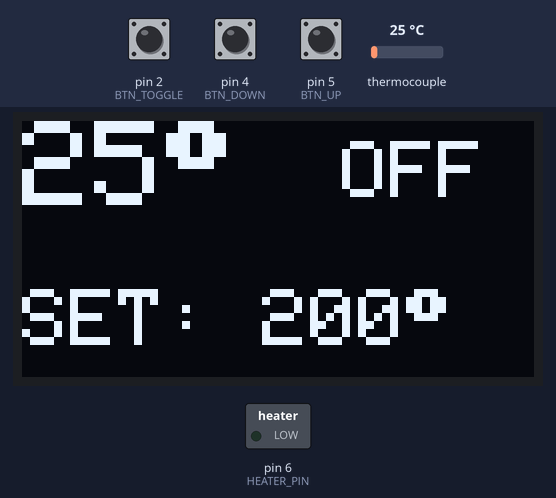
The sketch below on a simulated Arduino Uno, built with avr-gcc and run on an emulated ATmega328P. Parts: 128×64 one-colour display, switched loads named in the sketch (green lamp = pin HIGH). Dashed ring = blinking. The test bench sets the inputs (shaded band); at power-on: pin 2 (BTN_TOGGLE) HIGH, thermocouple 25 °C, pin 4 (BTN_DOWN) HIGH, pin 5 (BTN_UP) HIGH. EEPROM starts erased.

Above: at 1.3 s.
1.4 s: pin 2 (BTN_TOGGLE) pulled LOW for 0.2 s
At 2.1 s:
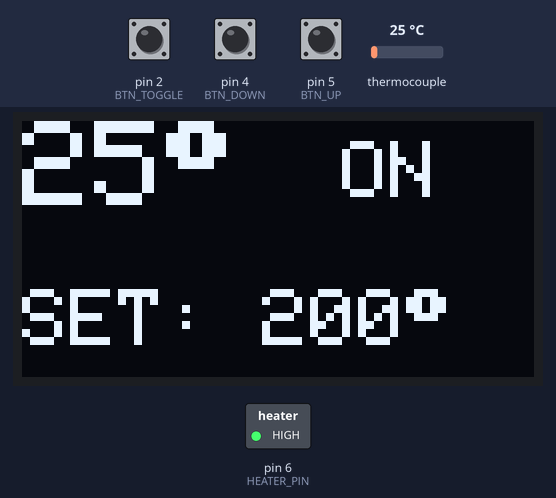
4.6 s: thermocouple set to 225 °C
At 6.1 s:
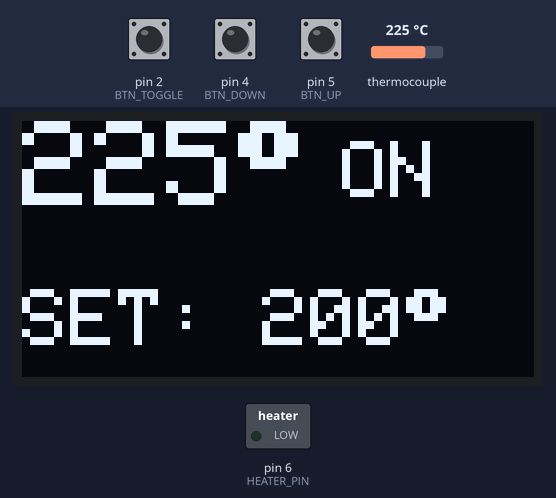
6.9 s: pin 4 (BTN_DOWN) pulled LOW for 1 s
At 8.8 s:
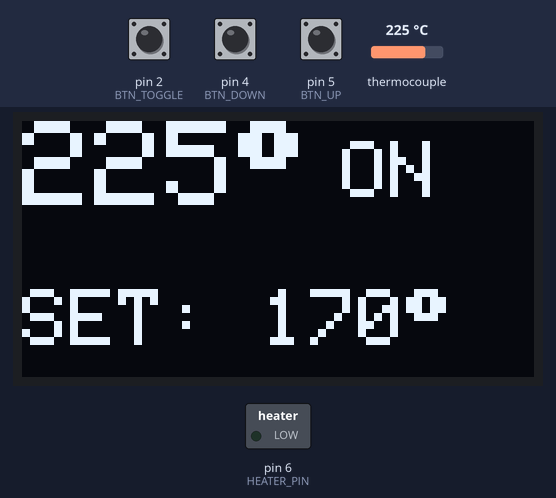
9.4 s: pin 5 (BTN_UP) pulled LOW for 3.2 s
At 13.1 s:
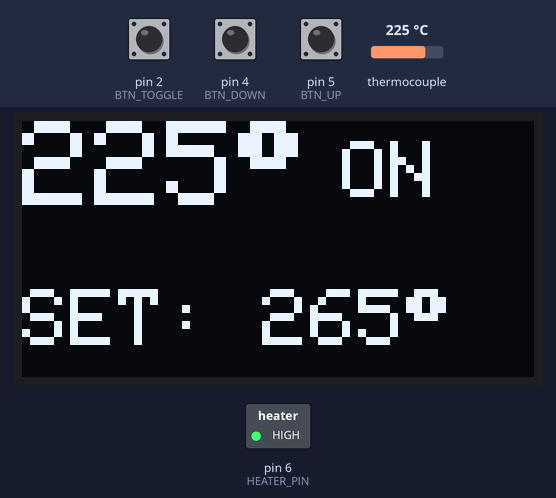
14.1 s: thermocouple set to 6 °C
At 15.9 s:
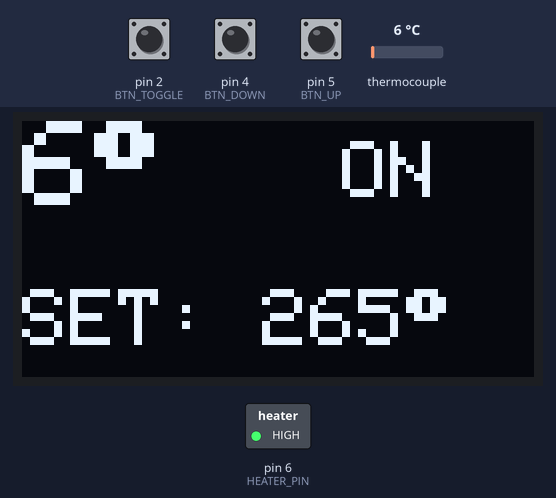
16.3 s: pin 2 (BTN_TOGGLE) pulled LOW for 1 s
At 16.59 s:
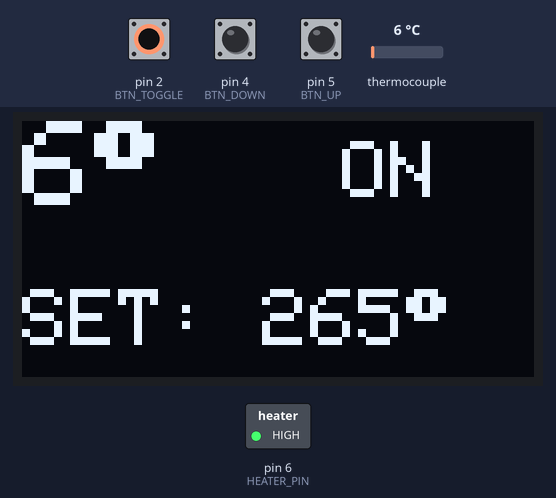
Timing chart, 0 to 19.3 s (numbered marks = the images above; inputs shaded):
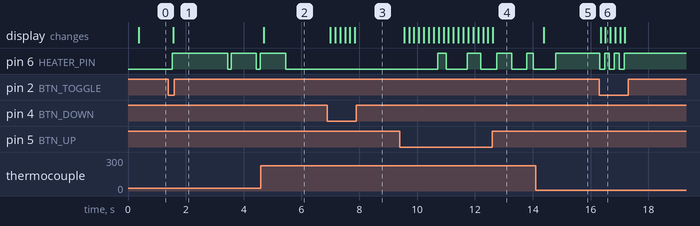

The sketch:

Arduino_FEN.ino
```cpp
#include <max6675.h>
#include <Wire.h>
#include <Adafruit_GFX.h>
#include <Adafruit_SSD1306.h>
#include <EEPROM.h>

// --- ПИНЫ ---
const int thermoSO  = 12;
const int thermoCS  = 10; // D10 под вашу физическую разводку
const int thermoCLK = 13;
MAX6675 thermocouple(thermoCLK, thermoCS, thermoSO);

const int HEATER_PIN = 6; // D6 управляет MOC3083

const int BTN_TOGGLE = 2; // Кнопка D2 "Нагрев Вкл/Выкл"
const int BTN_DOWN   = 4; // Кнопка D4 "Минус"
const int BTN_UP     = 5; // Кнопка D5 "Плюс"

Adafruit_SSD1306 display(128, 64, &Wire, -1);

// --- ПЕРЕМЕННЫЕ СОСТОЯНИЯ ---
bool heaterEnabled = false;
int targetTemp = 200;
const int MIN_TEMP = 50;
const int MAX_TEMP = 450;
const int EEPROM_ADDR = 0;

// --- ПИД-РЕГУЛЯТОР ---
float Kp = 5.0, Ki = 0.05, Kd = 12.0;
const unsigned long WINDOW_SIZE = 1000; // Окно 1 сек
unsigned long windowStartTime;
float integral = 0, prevError = 0;
float pidOutput = 0;

// --- ТАЙМЕРЫ ---
unsigned long lastBtnCheck = 0;
unsigned long eepromSaveTimer = 0;
bool eepromNeedSave = false;
unsigned long lastTempRead = 0;

void setup() {
  pinMode(HEATER_PIN, OUTPUT);
  digitalWrite(HEATER_PIN, LOW);

  pinMode(BTN_TOGGLE, INPUT_PULLUP);
  pinMode(BTN_DOWN, INPUT_PULLUP);
  pinMode(BTN_UP, INPUT_PULLUP);

  display.begin(SSD1306_SWITCHCAPVCC, 0x3C);
  display.clearDisplay();
  display.setTextColor(WHITE);

  int savedTemp = 0;
  EEPROM.get(EEPROM_ADDR, savedTemp);
  if (savedTemp >= MIN_TEMP && savedTemp <= MAX_TEMP) {
    targetTemp = savedTemp;
  }

  windowStartTime = millis();
}

void loop() {
  unsigned long now = millis();

  // 1. ОПРОС КНОПОК
  if (now - lastBtnCheck >= 150) {
    lastBtnCheck = now;

    if (digitalRead(BTN_TOGGLE) == LOW) {
      heaterEnabled = !heaterEnabled;
      if (!heaterEnabled) {
        digitalWrite(HEATER_PIN, LOW);
        integral = 0;
      }
    }

    if (digitalRead(BTN_DOWN) == LOW) {
      targetTemp -= 5;
      if (targetTemp < MIN_TEMP) targetTemp = MIN_TEMP;
      eepromNeedSave = true;
      eepromSaveTimer = now;
    }

    if (digitalRead(BTN_UP) == LOW) {
      targetTemp += 5;
      if (targetTemp > MAX_TEMP) targetTemp = MAX_TEMP;
      eepromNeedSave = true;
      eepromSaveTimer = now;
    }
  }

  // Сохранение уставки в EEPROM
  if (eepromNeedSave && (now - eepromSaveTimer > 3000)) {
    EEPROM.put(EEPROM_ADDR, targetTemp);
    eepromNeedSave = false;
  }

  // 2. ЧТЕНИЕ ТЕРМОПАРЫ (Строго раз в 300 мс)
  static float currentTemp = 30.0;
  if (now - lastTempRead >= 300) {
    lastTempRead = now;
    float readVal = thermocouple.readCelsius();
    if (!isnan(readVal) && readVal > 0) {
      currentTemp = readVal;
    }
  }

  // Защита от аварийного перегрева
  if (currentTemp > 500.0) {
    heaterEnabled = false;
    digitalWrite(HEATER_PIN, LOW);

    display.clearDisplay();
    display.setTextSize(2);
    display.setCursor(5, 20);
    display.print("OVERHEAT");
    display.display();
    return;
  }

  // 3. ПИД-РЕГУЛЯТОР И СИМИСТОР (D6)
  if (heaterEnabled) {
    if (now - windowStartTime >= WINDOW_SIZE) {
      windowStartTime = now;

      float dt = 1.0;
      float error = targetTemp - currentTemp;
      float pTerm = Kp * error;

      if (abs(error) < 50.0) {
        integral += error * dt;
        integral = constrain(integral, -1200.0, 1200.0);
      } else {
        integral = 0;
      }

      float iTerm = Ki * integral;
      float dTerm = Kd * (error - prevError);
      prevError = error;

      pidOutput = constrain(pTerm + iTerm + dTerm, 0.0, (float)WINDOW_SIZE);
    }

    // Подача логической 1 на D6
    if (pidOutput > 20 && (now - windowStartTime) < pidOutput) {
      digitalWrite(HEATER_PIN, HIGH);
    } else {
      digitalWrite(HEATER_PIN, LOW);
    }
  } else {
    digitalWrite(HEATER_PIN, LOW);
  }

  // 4. ДИСПЛЕЙ
  display.clearDisplay();

  display.setTextSize(3);
  display.setCursor(0, 0);
  display.print((int)currentTemp);
  display.print((char)247);

  display.setTextSize(2);
  display.setCursor(80, 5);
  if (heaterEnabled) {
    display.print("ON");
  } else {
    display.print("OFF");
  }

  display.setCursor(0, 42);
  display.print("SET: ");
  display.print(targetTemp);
  display.print((char)247);

  display.display();
}
```

Measured:
- after the input at 1.4 s, pin 6 (HEATER_PIN): goes HIGH 1.9 s, LOW 0.11 s, HIGH 0.87 s, LOW 0.14 s, then HIGH, starting after 0.13 s; the display: changes after 0.16 s (image 1)
- after the input at 4.6 s, pin 6 (HEATER_PIN): goes on until 5.5 s, then stays LOW; the display: changes after 0.09 s (image 2)
- after the input at 6.9 s, the display: first changes after 0.09 s (image 3 shows a later state)
- after the input at 9.4 s, pin 6 (HEATER_PIN): LOW → HIGH after 1.3 s, → LOW 0.28 s later, → HIGH 0.74 s later, → LOW 0.46 s later, … (8 changes in this stretch); the display: first changes after 0.15 s (image 4 shows a later state)
- after the input at 14.1 s, pin 6 (HEATER_PIN): goes on until 14.8 s, then stays HIGH; the display: changes after 0.28 s (image 5)
- after the input at 16.3 s, pin 6 (HEATER_PIN): alternates HIGH for 0.17 s and LOW for 0.17 s, 6 changes in all, then stays HIGH, starting at once; the display: first changes at once (image 6 shows a later state)
